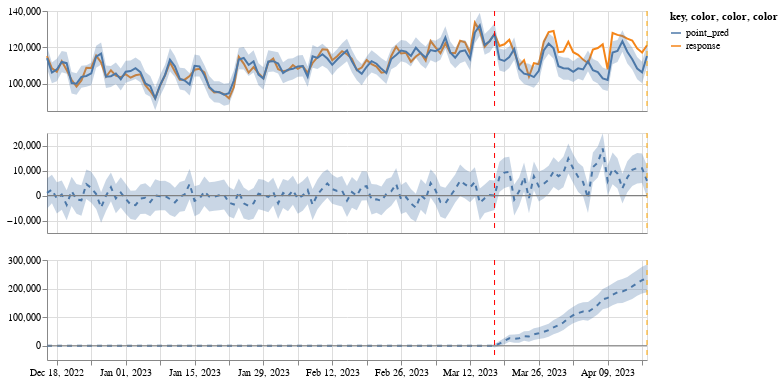

Notebook code cell kept with this figure:
### Code cell
# @title Step.3
if case_1.purpose_selection.selected_index == 0:
  case_1.display_causalimpact_object(
      case_1.ci_objs[0],
      case_1.df_shaped,
      case_1.date_col.value,
      case_1.pre_period_start.value,
      case_1.pre_period_end.value,
      case_1.post_period_start.value,
      case_1.post_period_end.value,
  )
else:
  case_1.generate_simulation()
